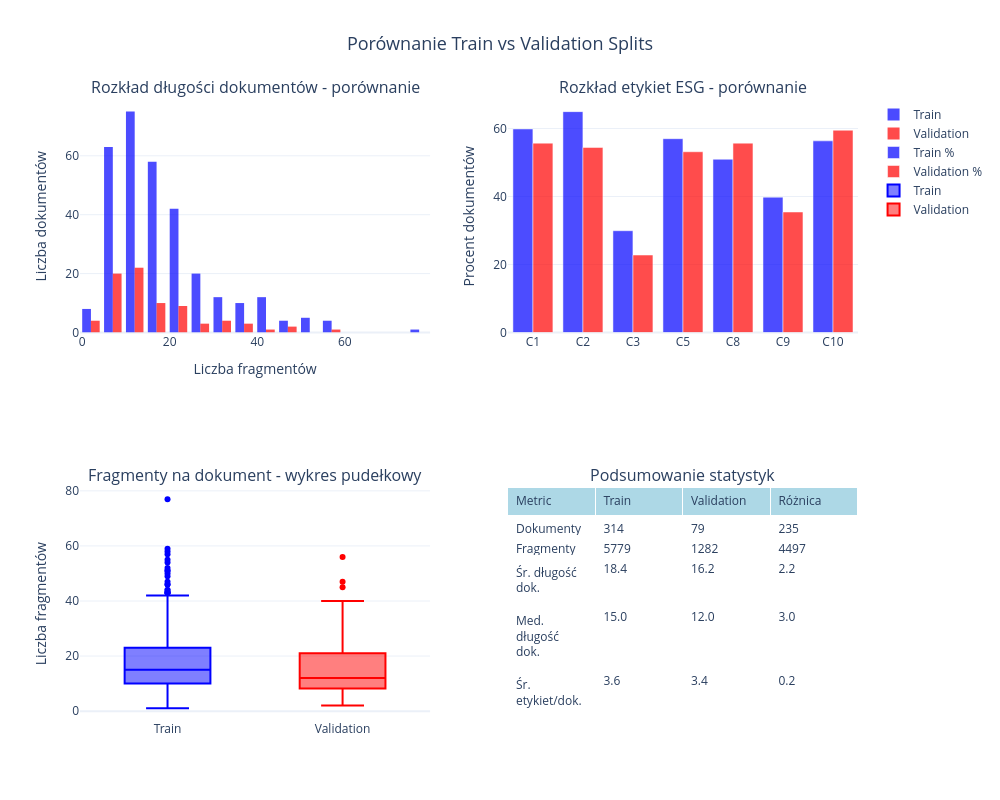

Here is the notebook cell this chart was saved with:
### Code cell
# Wizualizacja porównania train/validation
if has_splits:
    # Create comparison visualization
    fig_comparison = make_subplots(
        rows=2, cols=2,
        subplot_titles=[
            'Rozkład długości dokumentów - porównanie',
            'Rozkład etykiet ESG - porównanie',
            'Fragmenty na dokument - wykres pudełkowy',
            'Podsumowanie statystyk'
        ],
        specs=[[{"secondary_y": False}, {"secondary_y": False}],
               [{"secondary_y": False}, {"type": "table"}]]
    )
    
    # Document length comparison histogram
    fig_comparison.add_trace(
        go.Histogram(
            x=train_chunk_counts,
            name="Train",
            opacity=0.7,
            marker_color="blue",
            nbinsx=20
        ),
        row=1, col=1
    )
    
    fig_comparison.add_trace(
        go.Histogram(
            x=val_chunk_counts,
            name="Validation",
            opacity=0.7,
            marker_color="red",
            nbinsx=20
        ),
        row=1, col=1
    )
    
    # ESG label frequency comparison
    label_names = [ESG_LABELS[i] if i < len(ESG_LABELS) else f'Label_{i}' for i in range(len(train_label_frequencies))]
    
    fig_comparison.add_trace(
        go.Bar(
            x=label_names,
            y=train_label_frequencies / len(train_doc_level_labels) * 100,
            name="Train %",
            marker_color="blue",
            opacity=0.7
        ),
        row=1, col=2
    )
    
    fig_comparison.add_trace(
        go.Bar(
            x=label_names,
            y=val_label_frequencies / len(val_doc_level_labels) * 100,
            name="Validation %",
            marker_color="red",
            opacity=0.7
        ),
        row=1, col=2
    )
    
    # Box plot comparison for document lengths
    fig_comparison.add_trace(
        go.Box(
            y=train_chunk_counts,
            name="Train",
            marker_color="blue"
        ),
        row=2, col=1
    )
    
    fig_comparison.add_trace(
        go.Box(
            y=val_chunk_counts,
            name="Validation",
            marker_color="red"
        ),
        row=2, col=1
    )
    
    # Summary statistics table
    split_stats = [
        ['Metric', 'Train', 'Validation', 'Różnica'],
        ['Dokumenty', f'{len(train_doc_level_labels)}', f'{len(val_doc_level_labels)}', f'{abs(len(train_doc_level_labels) - len(val_doc_level_labels))}'],
        ['Fragmenty', f'{len(train_dataset)}', f'{len(val_dataset)}', f'{abs(len(train_dataset) - len(val_dataset))}'],
        ['Śr. długość dok.', f'{np.mean(train_chunk_counts):.1f}', f'{np.mean(val_chunk_counts):.1f}', f'{abs(np.mean(train_chunk_counts) - np.mean(val_chunk_counts)):.1f}'],
        ['Med. długość dok.', f'{np.median(train_chunk_counts):.1f}', f'{np.median(val_chunk_counts):.1f}', f'{abs(np.median(train_chunk_counts) - np.median(val_chunk_counts)):.1f}'],
        ['Śr. etykiet/dok.', f'{np.mean(np.sum(train_doc_level_labels, axis=1)):.1f}', f'{np.mean(np.sum(val_doc_level_labels, axis=1)):.1f}', f'{abs(np.mean(np.sum(train_doc_level_labels, axis=1)) - np.mean(np.sum(val_doc_level_labels, axis=1))):.1f}']
    ]
    
    fig_comparison.add_trace(
        go.Table(
            header=dict(values=split_stats[0], fill_color='lightblue', align='left'),
            cells=dict(values=list(zip(*split_stats[1:])), fill_color='white', align='left')
        ),
        row=2, col=2
    )
    
    fig_comparison.update_layout(
        height=800,
        width=1000,
        title_text="Porównanie Train vs Validation Splits",
        title_x=0.5,
        title_font_size=18
    )
    
    # Update axis labels
    fig_comparison.update_xaxes(title_text="Liczba fragmentów", row=1, col=1)
    fig_comparison.update_yaxes(title_text="Liczba dokumentów", row=1, col=1)
    fig_comparison.update_yaxes(title_text="Procent dokumentów", row=1, col=2)
    fig_comparison.update_yaxes(title_text="Liczba fragmentów", row=2, col=1)
    
    fig_comparison.show()
    
    # Calculate and display split quality metrics
    print(f"\n🎯 OCENA JAKOŚCI PODZIAŁU:")
    
    # Document length distribution similarity
    ks_stat, ks_p = ks_2samp(train_chunk_counts, val_chunk_counts)
    print(f"   📏 Długości dokumentów: KS test p={ks_p:.3f} {'✅ Podobne' if ks_p > 0.05 else '⚠️ Różne'}")
    
    # Label distribution similarity (overall)
    train_label_props = train_label_frequencies / len(train_doc_level_labels)
    val_label_props = val_label_frequencies / len(val_doc_level_labels)
    max_diff = np.max(np.abs(train_label_props - val_label_props))
    print(f"   🏷️  Rozkład etykiet: Max różnica {max_diff:.3f} {'✅ Dobry' if max_diff < 0.05 else '⚠️ Sprawdź' if max_diff < 0.1 else '❌ Problematyczny'}")
    
    # Size balance
    size_ratio = min(len(train_dataset), len(val_dataset)) / max(len(train_dataset), len(val_dataset))
    print(f"   📊 Balans wielkości: {size_ratio:.3f} {'✅ Zbalansowany' if size_ratio > 0.7 else '⚠️ Niezbalansowany'}")
    
    print(f"\n   🎓 Rekomendacje dla eksperymentów:")
    if ks_p > 0.05 and max_diff < 0.05 and size_ratio > 0.7:
        print(f"      ✅ Podział jest odpowiedni do treningu modelu")
    else:
        if ks_p <= 0.05:
            print(f"      ⚠️ Rozważ stratyfikację według długości dokumentów")
        if max_diff >= 0.05:
            print(f"      ⚠️ Rozważ stratyfikację według rozkładu etykiet")
        if size_ratio <= 0.7:
            print(f"      ⚠️ Rozważ przebalansowanie wielkości zbiorów")
            
else:
    print("\n   📊 Brak analizy porównawczej - dataset nie ma podziału train/validation")

### Figure 1 — Plotly figure (JSON) as saved in the notebook; plotly's stock layout.template omitted (floating-point values rounded to 4 significant figures; data arrays with more than 128 entries replaced by an {"elided": "..."} marker saying what was removed)
{"data": [{"marker": {"color": "blue"}, "name": "Train", "nbinsx": 20, "opacity": 0.7, "type": "histogram", "x": {"elided": "314 int values"}, "xaxis": "x", "yaxis": "y"}, {"marker": {"color": "red"}, "name": "Validation", "nbinsx": 20, "opacity": 0.7, "type": "histogram", "x": [8, 13, 20, 6, 33, 12, 45, 14, 56, 21, 21, 10, 19, 4, 15, 2, 8, 25, 14, 12, 12, 39, 21, 17, 19, 23, 35, 5, 12, 16, 10, 11, 12, 17, 12, 32, 8, 5, 11, 14, 7, 47, 21, 7, 6, 15, 30, 7, 21, 40, 37, 7, 6, 10, 7, 11, 9, 11, 11, 5, 4, 29, 20, 11, 8, 9, 23, 8, 19, 32, 9, 12, 15, 4, 16, 11, 27, 12, 9], "xaxis": "x", "yaxis": "y"}, {"marker": {"color": "blue"}, "name": "Train %", "opacity": 0.7, "type": "bar", "x": ["C1", "C2", "C3", "C5", "C8", "C9", "C10"], "xaxis": "x2", "y": [59.87, 64.97, 29.94, 57.01, 50.96, 39.81, 56.37], "yaxis": "y2"}, {"marker": {"color": "red"}, "name": "Validation %", "opacity": 0.7, "type": "bar", "x": ["C1", "C2", "C3", "C5", "C8", "C9", "C10"], "xaxis": "x2", "y": [55.7, 54.43, 22.78, 53.16, 55.7, 35.44, 59.49], "yaxis": "y2"}, {"marker": {"color": "blue"}, "name": "Train", "type": "box", "xaxis": "x3", "y": {"elided": "314 int values"}, "yaxis": "y3"}, {"marker": {"color": "red"}, "name": "Validation", "type": "box", "xaxis": "x3", "y": [8, 13, 20, 6, 33, 12, 45, 14, 56, 21, 21, 10, 19, 4, 15, 2, 8, 25, 14, 12, 12, 39, 21, 17, 19, 23, 35, 5, 12, 16, 10, 11, 12, 17, 12, 32, 8, 5, 11, 14, 7, 47, 21, 7, 6, 15, 30, 7, 21, 40, 37, 7, 6, 10, 7, 11, 9, 11, 11, 5, 4, 29, 20, 11, 8, 9, 23, 8, 19, 32, 9, 12, 15, 4, 16, 11, 27, 12, 9], "yaxis": "y3"}, {"cells": {"align": "left", "fill": {"color": "white"}, "values": [["Dokumenty", "Fragmenty", "Śr. długość dok.", "Med. długość dok.", "Śr. etykiet/dok."], ["314", "5779", "18.4", "15.0", "3.6"], ["79", "1282", "16.2", "12.0", "3.4"], ["235", "4497", "2.2", "3.0", "0.2"]]}, "domain": {"x": [0.55, 1], "y": [0, 0.375]}, "header": {"align": "left", "fill": {"color": "lightblue"}, "values": ["Metric", "Train", "Validation", "Różnica"]}, "type": "table"}], "layout": {"annotations": [{"font": {"size": 16}, "showarrow": false, "text": "Rozkład długości dokumentów - porównanie", "x": 0.225, "xanchor": "center", "xref": "paper", "y": 1, "yanchor": "bottom", "yref": "paper"}, {"font": {"size": 16}, "showarrow": false, "text": "Rozkład etykiet ESG - porównanie", "x": 0.775, "xanchor": "center", "xref": "paper", "y": 1, "yanchor": "bottom", "yref": "paper"}, {"font": {"size": 16}, "showarrow": false, "text": "Fragmenty na dokument - wykres pudełkowy", "x": 0.225, "xanchor": "center", "xref": "paper", "y": 0.375, "yanchor": "bottom", "yref": "paper"}, {"font": {"size": 16}, "showarrow": false, "text": "Podsumowanie statystyk", "x": 0.775, "xanchor": "center", "xref": "paper", "y": 0.375, "yanchor": "bottom", "yref": "paper"}], "height": 800, "title": {"font": {"size": 18}, "text": "Porównanie Train vs Validation Splits", "x": 0.5}, "width": 1000, "xaxis": {"anchor": "y", "domain": [0, 0.45], "title": {"text": "Liczba fragmentów"}}, "xaxis2": {"anchor": "y2", "domain": [0.55, 1]}, "xaxis3": {"anchor": "y3", "domain": [0, 0.45]}, "yaxis": {"anchor": "x", "domain": [0.625, 1], "title": {"text": "Liczba dokumentów"}}, "yaxis2": {"anchor": "x2", "domain": [0.625, 1], "title": {"text": "Procent dokumentów"}}, "yaxis3": {"anchor": "x3", "domain": [0, 0.375], "title": {"text": "Liczba fragmentów"}}}}
